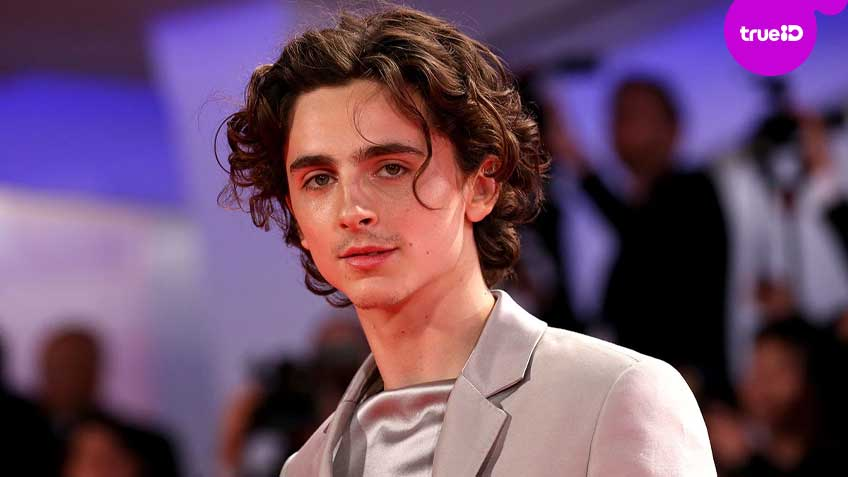
#> input picture img_people/437300e0-404a-11eb-80e3-2fbf2839b261_original.jpg, 848 x 477 px; its folder holds only this picture in this run
$ jupyter execute crop_face.ipynb
#> lines starting #> are read from the running program, lines starting #| are printed output that depends on the picture
[cell 1]
import cv2
from os import listdir
import time

img_pixel = 96

input_path= "img_people/"
output_path= "img_features/"

casc_file = "haarcascade_frontalface_default.xml"

def cropImage(img, box, fname):
    [p, q, r, s] = box
    write_img_color= img[q:q+ s, p:p+ r]
    saveCropped(write_img_color, fname)

def saveCropped(img, fname):
    img = cv2.resize(img,(img_pixel,img_pixel),interpolation=cv2.INTER_AREA)
    cv2.imwrite(output_path + fname, img)

if __name__== "__main__":
    frontal_face= cv2.CascadeClassifier(casc_file)
    input_files= listdir("./"+ input_path)

    print("Starting to detect faces and save the cropped images...")
    sttime = time.time()
    for i, fname in enumerate(input_files):
        print(input_path + fname)
        color_img= cv2.imread(input_path + fname)
#> color_img is the input picture: shape (477, 848, 3); mean B, G, R 104.6, 77.7, 109

        gray_img= cv2.cvtColor(color_img, cv2.COLOR_BGR2GRAY)
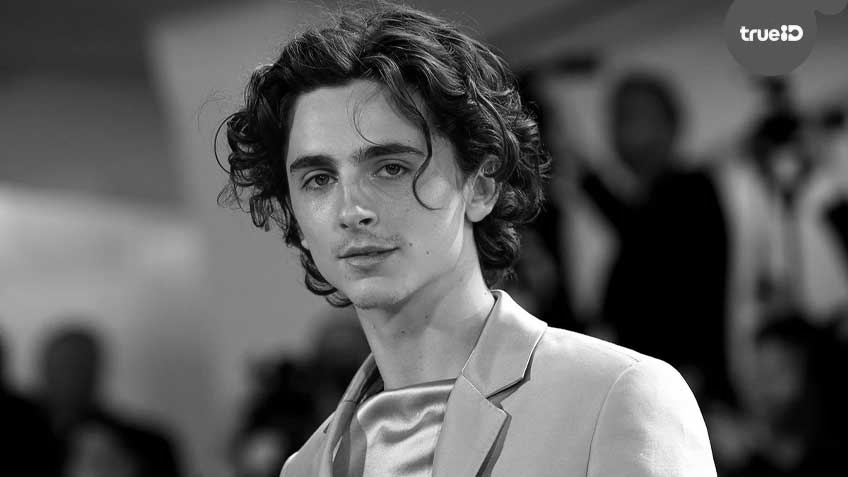
#> gray_img: shape (477, 848); min 0, max 255, mean 90.1


        bBoxes= frontal_face.detectMultiScale(gray_img, scaleFactor=1.3,
                                              minNeighbors=5,
                                              minSize=(30, 30),
#                                               flags = cv.CV_HAAR_SCALE_IMAGE
                                             )
#> bBoxes = [[249, 89, 215, 215]]

        for box in bBoxes:
            cropImage(gray_img, box, fname)
#> this loop made 1 pass
#> pass 1, in cropImage, `write_img_color= img[q:q+ s, p:p+ r]`:
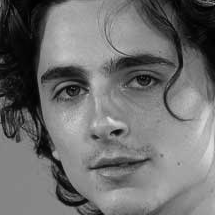
#> write_img_color: shape (215, 215); min 0, max 227, mean 110.6
#> pass 1, in saveCropped, `img = cv2.resize(img,(img_pixel,img_pixel),interpolation=cv2.INTER_AREA)`:
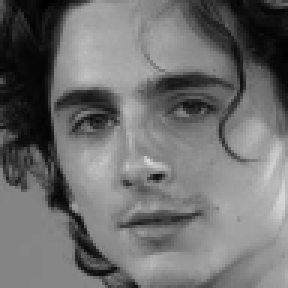
#> img: shape (96, 96) (shown 3 times larger); min 1, max 214, mean 110.6

    print("Finished {} imgs in {:.2f} Secs." .format(i+1 , (time.time() - sttime)))

$ run again, on img_people/aaaa.jpg
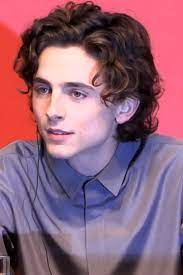
#> input picture img_people/aaaa.jpg, 183 x 275 px
#> color_img is the input picture: shape (275, 183, 3); mean B, G, R 120.3, 98.4, 144
#> `gray_img= cv2.cvtColor(color_img, cv2.COLOR_BGR2GRAY)`:
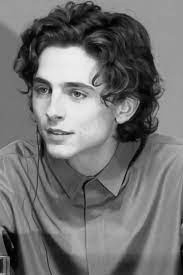
#> gray_img: shape (275, 183); min 0, max 239, mean 114.6
#> bBoxes = [[15, 53, 99, 99]]
#> the loop `for box in bBoxes:` made 1 pass
#> pass 1, in saveCropped, `img = cv2.resize(img,(img_pixel,img_pixel),interpolation=cv2.INTER_AREA)`:
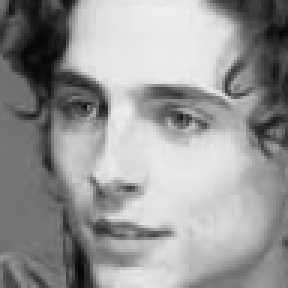
#> img: shape (96, 96) (shown 3 times larger); min 5, max 238, mean 151.8

$ run again, on img_people/images (1).jpg
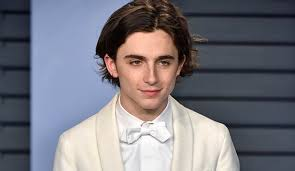
#> input picture img_people/images (1).jpg, 295 x 171 px
#> color_img is the input picture: shape (171, 295, 3); mean B, G, R 126.3, 117.9, 119.1
#> `gray_img= cv2.cvtColor(color_img, cv2.COLOR_BGR2GRAY)`:
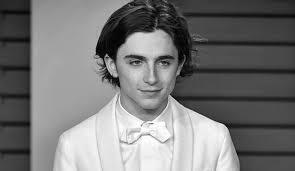
#> gray_img: shape (171, 295); min 1, max 255, mean 119.2
#> bBoxes = [[113, 34, 74, 74]]
#> the loop `for box in bBoxes:` made 1 pass
#> pass 1, in saveCropped, `img = cv2.resize(img,(img_pixel,img_pixel),interpolation=cv2.INTER_AREA)`:
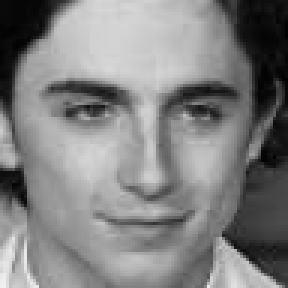
#> img: shape (96, 96) (shown 3 times larger); min 1, max 240, mean 129.1

$ run again, on img_people/images.jpg
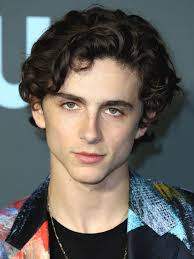
#> input picture img_people/images.jpg, 194 x 259 px
#> color_img is the input picture: shape (259, 194, 3); mean B, G, R 93.4, 97.8, 100.2
#> `gray_img= cv2.cvtColor(color_img, cv2.COLOR_BGR2GRAY)`:
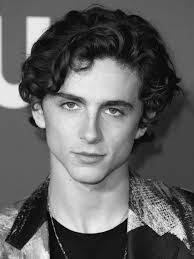
#> gray_img: shape (259, 194); min 0, max 252, mean 98
#> bBoxes = [[36, 64, 115, 115]]
#> the loop `for box in bBoxes:` made 1 pass
#> pass 1, in saveCropped, `img = cv2.resize(img,(img_pixel,img_pixel),interpolation=cv2.INTER_AREA)`:
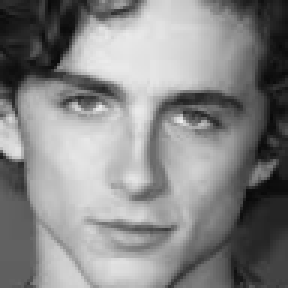
#> img: shape (96, 96) (shown 3 times larger); min 8, max 238, mean 134.4

$ run again, on img_people/60abc6045e345700192651de.jpg
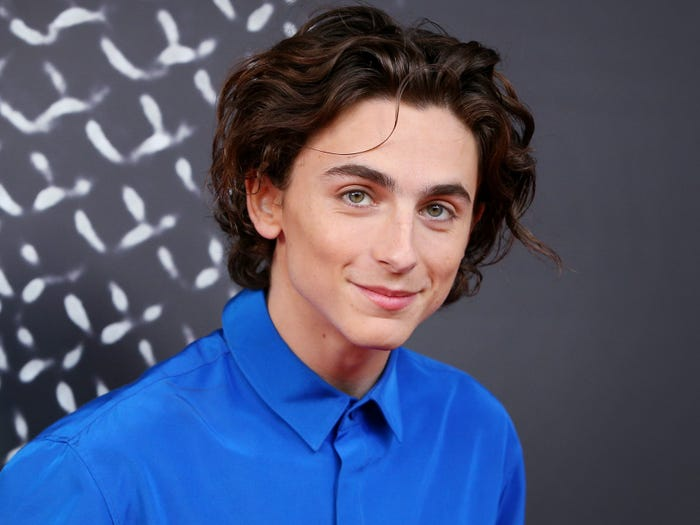
#> input picture img_people/60abc6045e345700192651de.jpg, 700 x 525 px
#> color_img is the input picture: shape (525, 700, 3); mean B, G, R 113.9, 85.5, 78.5
#> `gray_img= cv2.cvtColor(color_img, cv2.COLOR_BGR2GRAY)`:
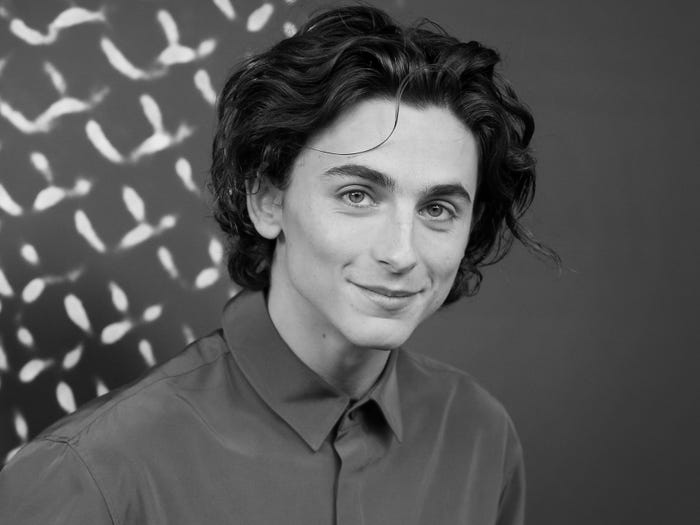
#> gray_img: shape (525, 700); min 0, max 236, mean 86.6
#> bBoxes = [[278, 106, 238, 238]]
#> the loop `for box in bBoxes:` made 1 pass
#> pass 1, in saveCropped, `img = cv2.resize(img,(img_pixel,img_pixel),interpolation=cv2.INTER_AREA)`:
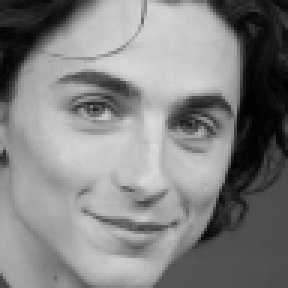
#> img: shape (96, 96) (shown 3 times larger); min 1, max 219, mean 130.4
